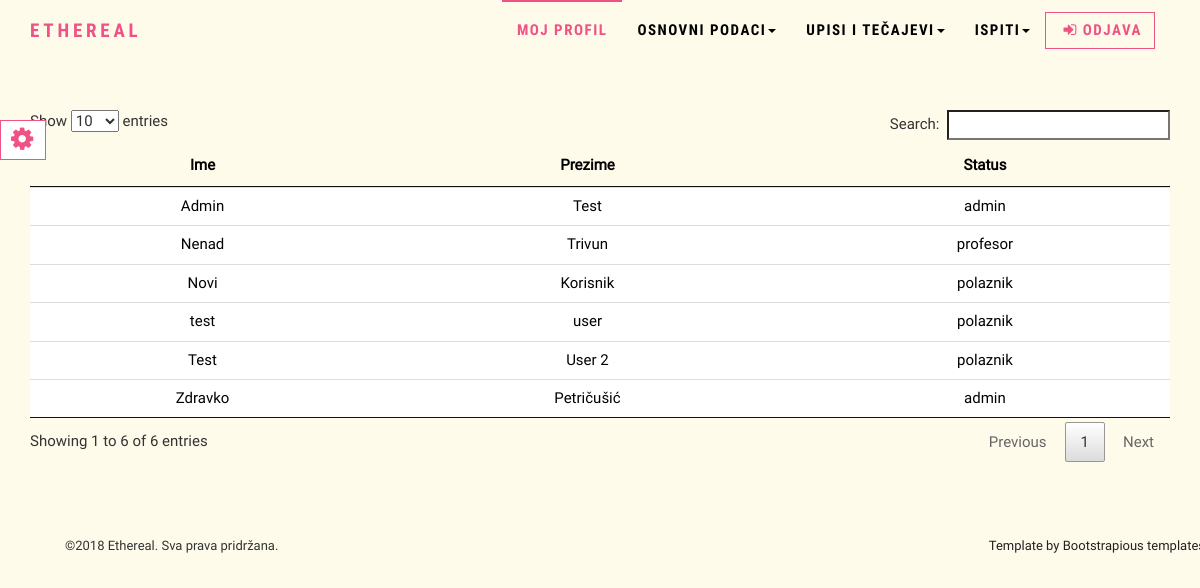
The page /php/users.php (signed in) on the database as committed earlier.
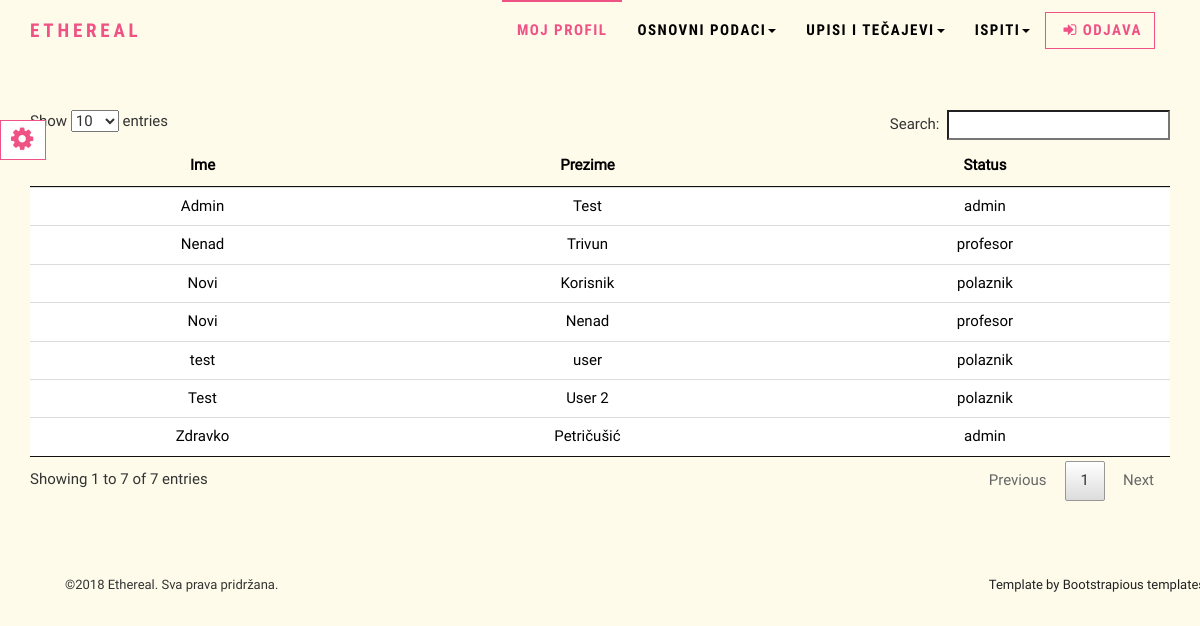
The same page on the database as committed later.
### tables this page shows
CREATE TABLE `users` (
  `id` int(11) NOT NULL,
  `ime` varchar(30) NOT NULL,
  `prezime` varchar(30) NOT NULL,
  `username` varchar(255) NOT NULL,
  `password` varchar(255) NOT NULL,
  `oib` varchar(11) NOT NULL,
  `email` varchar(255) NOT NULL,
  `telefon` varchar(50) NOT NULL,
  `adresa` varchar(50) NOT NULL,
  `datum_rodjenja` date NOT NULL,
  `id_status_fk` int(11) NOT NULL
);

CREATE TABLE `roles` (
  `id` int(11) NOT NULL,
  `status` varchar(30) NOT NULL
);

### php/includes/functions.php (called while the page is built, shortened)
<?php
	function checkStatus(){
		$role = $_SESSION['role'];
		switch($role){
			case("1"):
				return 1;
				break;
		}
	}
	?>

### php/users.php (the view, shortened to what this page needs)
<?php
require_once "includes/functions.php";
$con = spajanje();
$isAdmin = checkStatus();
if($isAdmin !== 1){
	header("refresh:2;url=index.php");
	die("Nemate ovlasti za pristup ovoj stranici! Prebacujem na index.php...");
}
else{
	$sql = "SELECT users.id, users.ime, users.prezime, roles.status
	FROM users
	INNER JOIN roles ON roles.id = users.id_status_fk ;";
	$result = mysqli_query($con, $sql);
	require_once "includes/header.php";
	if (mysqli_num_rows($result) > 0){
		echo '
		<table id = "table" class="table table-hover">
			<thead>
				<tr>
					<th>Ime</th>
					<th>Prezime</th>
					<th>Status</th>
				</tr>
			</thead>
			<tbody>';
		while($user = mysqli_fetch_assoc($result)){
			echo "
				<tr class = 'clickable-row-users' id=".$user['id'].">
					<td>".$user['ime']."</td>
					<td>".$user['prezime']."</td>
					<td>".$user['status']."</td>
				</tr>";
		}
		echo "</tbody></table>";
	}
	else {
		echo "<p>U bazi nema rezultata za ovaj upit: $sql </p>";
	}
}
require "includes/footer.php";
?>

### php/includes/header.php (shortened to what this page needs)
<!DOCTYPE html>
<html lang="en">
<head>
    <link rel="stylesheet" href="../css/bootstrap.min.css"/>
    <link rel="stylesheet" href="../css/font-awesome.min.css">
    <link rel="stylesheet" href="../css/pe-icon-7-stroke.css">
    <link rel="stylesheet" href="../css/style.default.css" id="theme-stylesheet">
    <link rel="stylesheet" href="../css/custom.min.css">
</head>
<body id="site">
<?php
$id = $_SESSION['userid'];
  if(isset($_SESSION['login']) and $_SESSION['login'] == true){
    if($_SESSION['role'] == "1"){
  echo '
  <header class="header">
    <div role="navigation" class="navbar navbar-default">
      <div class="container">
        <div class="navbar-header"><a href="index.php" class="navbar-brand">Ethereal</a>
          <div class="navbar-buttons">
            <button type="button" data-toggle="collapse" data-target=".navbar-collapse" class="navbar-toggle navbar-btn">Izbornik<i class="fa fa-align-justify"></i></button>
          </div>
        </div>
        <div id="navigation" class="collapse navbar-collapse navbar-right">
          <ul class="nav navbar-nav">
            <li class="active"><a href="profile.php?id='.$id.'">Moj profil</a></li>
            <li class="dropdown"><a href="#" data-toggle="dropdown" class="dropdown-toggle">Osnovni podaci<b class="caret"></b></a>
              <ul class="dropdown-menu">
                <li><a href="user_add.php">Unos korisnika u bazu</a></li>
                <li><a href="users.php">Popis svih korisnika</a></li>
              </ul>
            </li>
            <li class="dropdown"><a href="#" data-toggle="dropdown" class="dropdown-toggle">Upisi i tečajevi<b class="caret"></b></a>
              <ul class="dropdown-menu">
                <li><a href="course_add.php">Unos tečaja u bazu</a></li>
                <li><a href="courses.php">Popis svih tečaja</a></li>
                <li><a href="enrol.php">Upis korisnika na tečaj</a></li>
                <li><a href="groups.php">Popis svih grupa</a></li>
                <li><a href="group_add.php">Upis grupe</a></li>
              </ul>
            </li>
            <li class="dropdown"><a href="#" data-toggle="dropdown" class="dropdown-toggle">Ispiti<b class="caret"></b></a>
              <ul class="dropdown-menu">
                <li><a href="exam_list.php">Popis svih ispita</a></li>
                <li><a href="exam_add.php">Unos ispita</a></li>
                <li><a href="lesson_add.php">Unos lekcije</a></li>
                <li><a href="question_add.php">Unos pitanja u bazu</a></li>
              </ul>
            </li>
            </ul><a id = "btn-adjust"  href="odjava.php" class="btn navbar-btn btn-ghost  pull-left"><i class="fa fa-sign-in"></i>Odjava</a>
        </div>
      </div>
    </div>
  </header>';
}
  }
?>
      <div class="container" id = "top-container">

Rows that differ between the two databases and show on the page:
added users: ime "Novi", prezime "Nenad", id_status_fk.status "profesor"
Other text that changed with them:
text written by a page script: "Show entries Search: Showing 1 to 6 of 6 entries Previous 1 Next" → "Show entries Search: Showing 1 to 7 of 7 entries Previous 1 Next"
